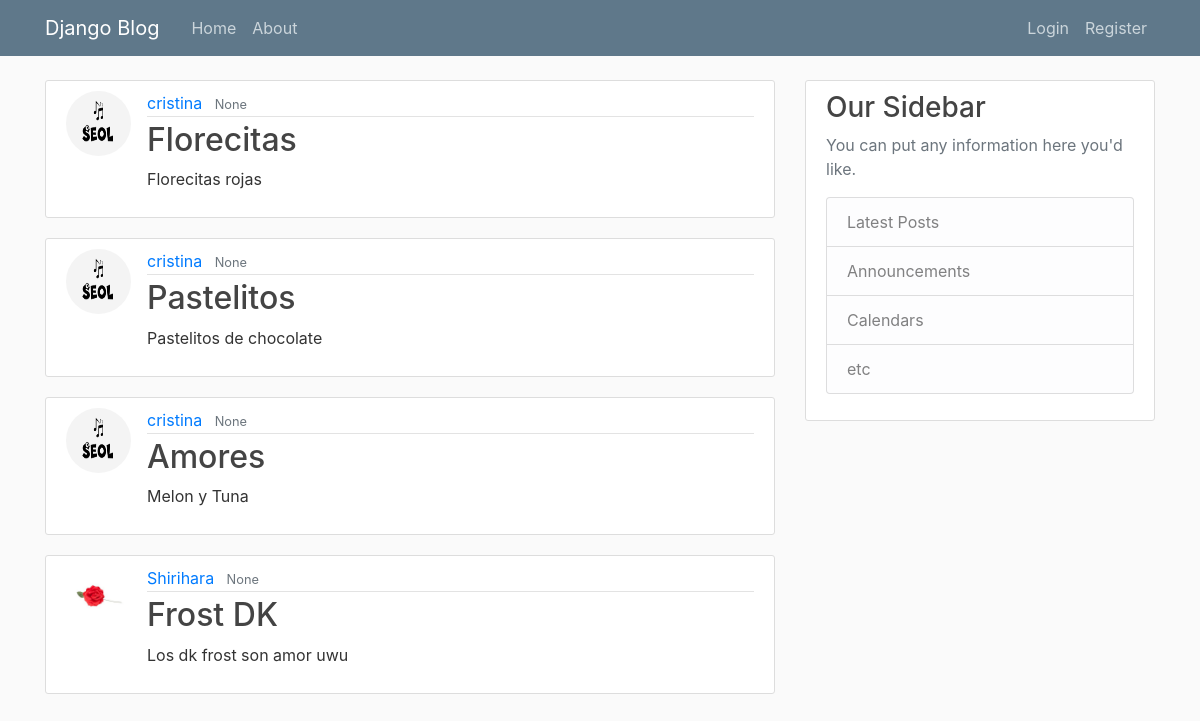
Before: / with the older database file.
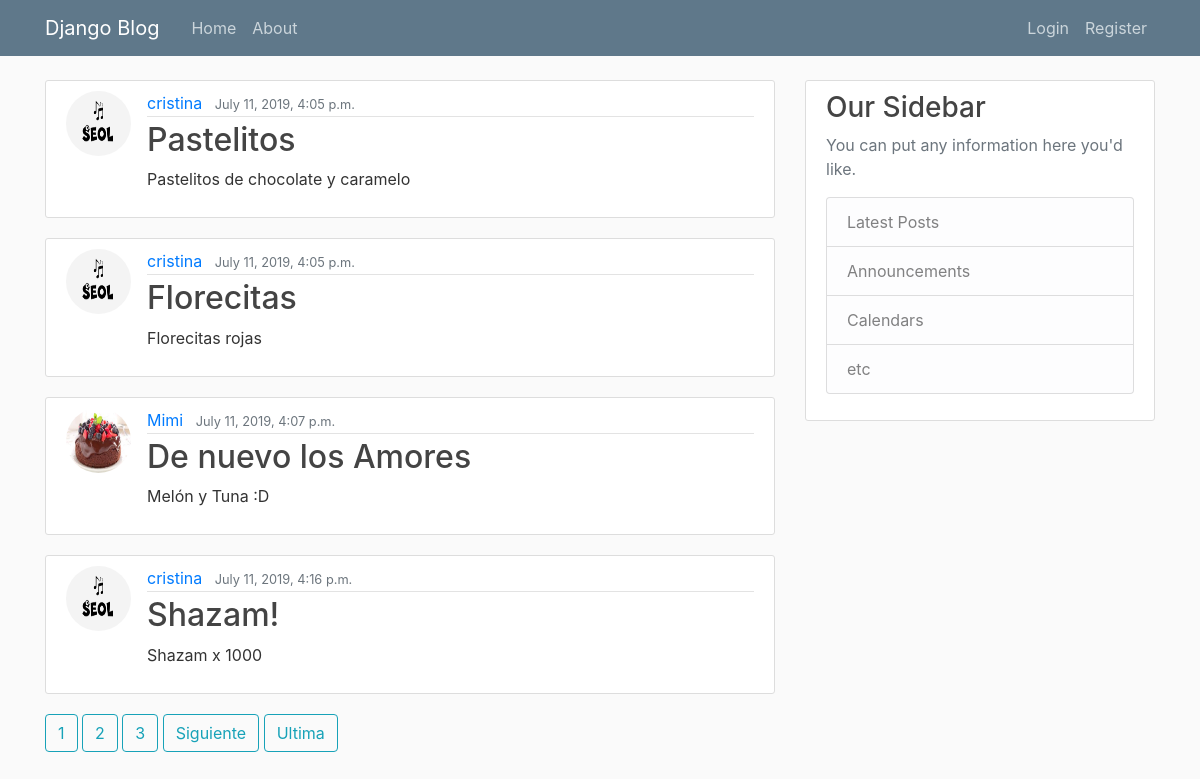
After: the same page with the newer database file.
### blog/models.py (models this page shows, shortened)
class Post(models.Model):
    titulo = models.CharField(max_length=100)
    contenido = models.TextField()
    fecha = models.DateTimeField(auto_now_add=True)
    autor = models.ForeignKey(User, on_delete=models.CASCADE)

### users/models.py (models this page shows, shortened)
class Profile(models.Model):
    user = models.OneToOneField(User, on_delete=models.CASCADE)
    image = models.ImageField(default='default.jpg', upload_to='profile_pics')

### blog/views.py (the view)
# urls.py: path('', PostListView.as_view(), name='blog-home'),
class PostListView(ListView):
    model = Post
    template_name = 'blog/home.html'
    context_object_name = 'posts'
    paginate_by = 4

### blog/templates/blog/home.html (shortened to what this page needs)
{% extends "blog/base.html" %}
{% block content %}
    {% for post in posts %}
        <article class="media content-section">
            <img class="rounded-circle article-img" src="{{ post.autor.profile.image.url }}">
            <div class="media-body">
                <div class="article-metadata">
                    <a class="mr-2" href="{% url 'user-posts' post.autor.username %}">{{ post.autor }}</a>
                    <small class="text-muted">{{ post.fecha }}</small>
                </div>
                <h2><a class="article-title" href="{% url 'post-detail' post.id %}">{{ post.titulo }}</a></h2>
                <p class="article-content">{{ post.contenido }}</p>
            </div>
        </article>
    {% endfor %}
    {% if is_paginated %}
      {% for num in page_obj.paginator.page_range %}
        {% if page_obj.number == num %}
          <a class="btn btn-outline-info mb-4" href="?page={{ num }}">{{ num }}</a>
        {% elif num > page_obj.number|add:'-3' and num < page_obj.number|add:'3' %}
          <a class="btn btn-outline-info mb-4" href="?page={{ num }}">{{ num }}</a>
        {% endif %}
      {% endfor %}
      {% if page_obj.has_next %}
        <a class="btn btn-outline-info mb-4" href="?page={{ page_obj.next_page_number }}">Siguiente</a>
        <a class="btn btn-outline-info mb-4" href="?page={{ page_obj.paginator.num_pages }}">Ultima</a>
      {% endif %}
    {% endif %}
{% endblock content %}

### blog/templates/blog/base.html (shortened to what this page needs)
{% load static %}
<!DOCTYPE html>
<html>
    <head>
        <link rel="stylesheet" href="https://maxcdn.bootstrapcdn.com/bootstrap/4.0.0/css/bootstrap.min.css">
        <link rel="stylesheet" type="text/css" href="{% static 'blog/main.css' %}">
    </head>
    <body>
        <header class="site-header">
                <nav class="navbar navbar-expand-md navbar-dark bg-steel fixed-top">
                    <div class="container">
                        <a class="navbar-brand mr-4" href="{% url 'blog-home' %}">Django Blog</a>
                        <div class="collapse navbar-collapse" id="navbarToggle">
                          <div class="navbar-nav mr-auto">
                            <a class="nav-item nav-link" href="{% url 'blog-home' %}">Home</a>
                            <a class="nav-item nav-link" href="{% url 'blog-about' %}">About</a>
                          </div>
                          <div class="navbar-nav">
                              {% if user.is_authenticated %}
                                <a class="nav-item nav-link" href="{% url 'logout' %}">Logout</a>
                                <a class="nav-item nav-link" href="{% url 'profile' %}">Perfil</a>
                                <a class="nav-item nav-link" href="{% url 'post-create' %}">Crear Post</a>
                              {% else %}
                                <a class="nav-item nav-link" href="{% url 'login' %}">Login</a>
                                <a class="nav-item nav-link" href="{% url 'register' %}">Register</a>
                              {% endif %}
                          </div>
                        </div>
                    </div>
                </nav>
        </header>
        <main role="main" class="container">
                <div class="row">
                  <div class="col-md-8">
                    {% block content %}{% endblock %}
                  </div>
                  <div class="col-md-4">
                    <div class="content-section">
                      <h3>Our Sidebar</h3>
                      <p class='text-muted'>You can put any information here you'd like.
                        <ul class="list-group">
                          <li class="list-group-item list-group-item-light">Latest Posts</li>
                          <li class="list-group-item list-group-item-light">Announcements</li>
                          <li class="list-group-item list-group-item-light">Calendars</li>
                          <li class="list-group-item list-group-item-light">etc</li>
                        </ul>
                      </p>
                    </div>
                  </div>
                </div>
        </main>
    </body>
</html>

### blog/static/blog/main.css (style rules this page uses)
body { background: #fafafa; color: #333333; margin-top: 5rem; }
h1, h2, h3, h4, h5, h6 { color: #444444; }
ul { margin: 0; }
.bg-steel { background-color: #5f788a; }
.site-header .navbar-nav .nav-link { color: #cbd5db; }
.content-section { background: #ffffff; padding: 10px 20px; border: 1px solid #dddddd; border-radius: 3px; margin-bottom: 20px; }
.article-title { color: #444444; }
.article-content { white-space: pre-line; }
.article-img { height: 65px; width: 65px; margin-right: 16px; }
.article-metadata { padding-bottom: 1px; margin-bottom: 4px; border-bottom: 1px solid #e3e3e3 }

Changed rows visible on the page:
removed Post: autor.profile.image (picture), autor "cristina", fecha "None", titulo "Florecitas", contenido "Florecitas rojas"
removed Post: autor.profile.image (picture), autor "cristina", fecha "None", titulo "Pastelitos", contenido "Pastelitos de chocolate"
removed Post: autor.profile.image (picture), autor "cristina", fecha "None", titulo "Amores", contenido "Melon y Tuna"
removed Post: autor.profile.image (picture), autor "Shirihara", fecha "None", titulo "Frost DK", contenido "Los dk frost son amor uwu"
added Post: autor.profile.image (picture), autor "cristina", fecha "July 11, 2019, 4:05 p.m.", titulo "Pastelitos", contenido "Pastelitos de chocolate y caramelo"
added Post: autor.profile.image (picture), autor "cristina", fecha "July 11, 2019, 4:05 p.m.", titulo "Florecitas", contenido "Florecitas rojas"
added Post: autor.profile.image (picture), autor "Mimi", fecha "July 11, 2019, 4:07 p.m.", titulo "De nuevo los Amores", contenido "Melón y Tuna :D"
added Post: autor.profile.image (picture), autor "cristina", fecha "July 11, 2019, 4:16 p.m.", titulo "Shazam!", contenido "Shazam x 1000"
Other visible differences:
new list line: "1"
new list line: "2"
new list line: "3"
text now shown: "Siguiente Ultima"
